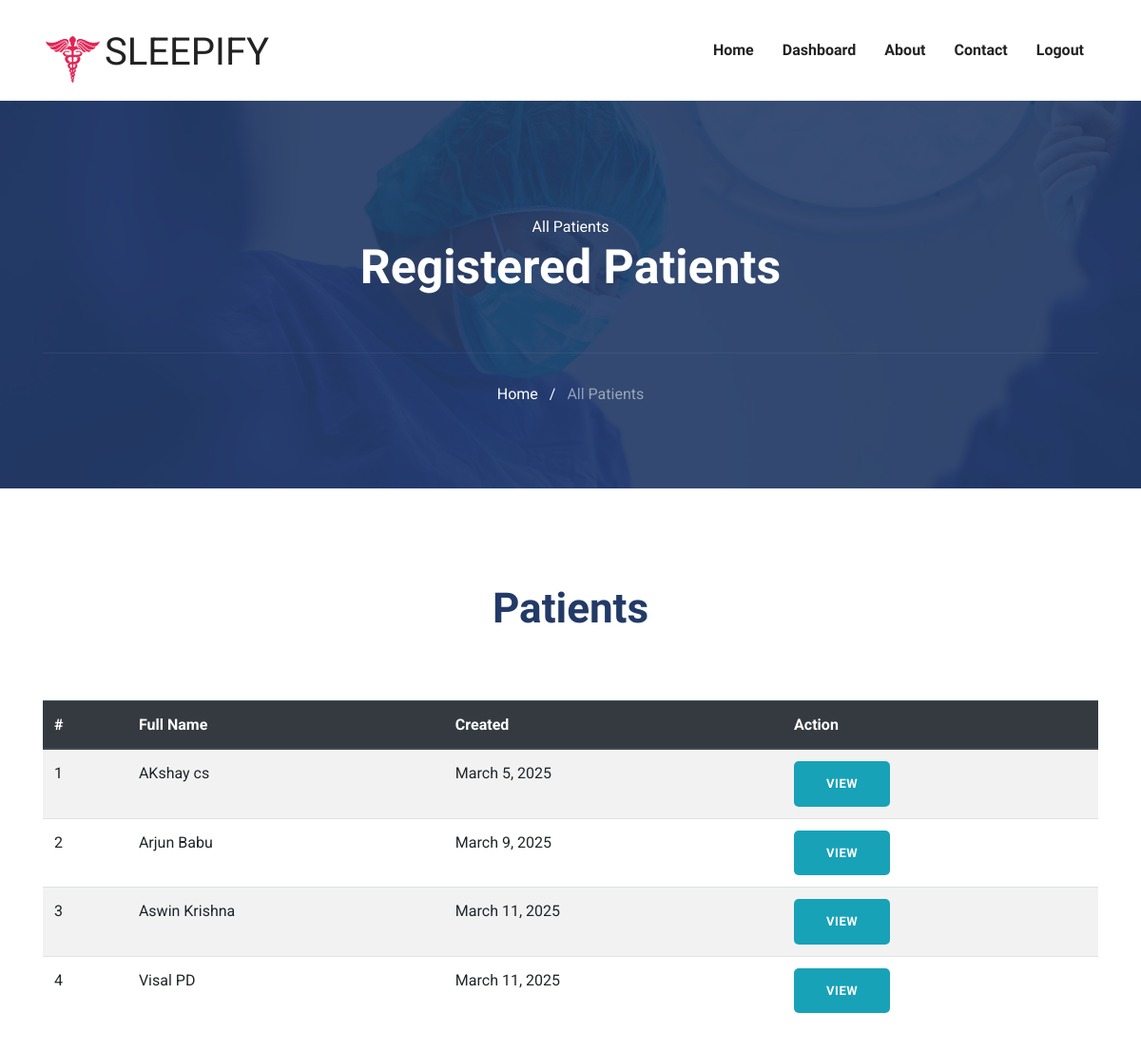
Page /siteAdmin/adminPatientList/ (signed in) on the earlier database version.
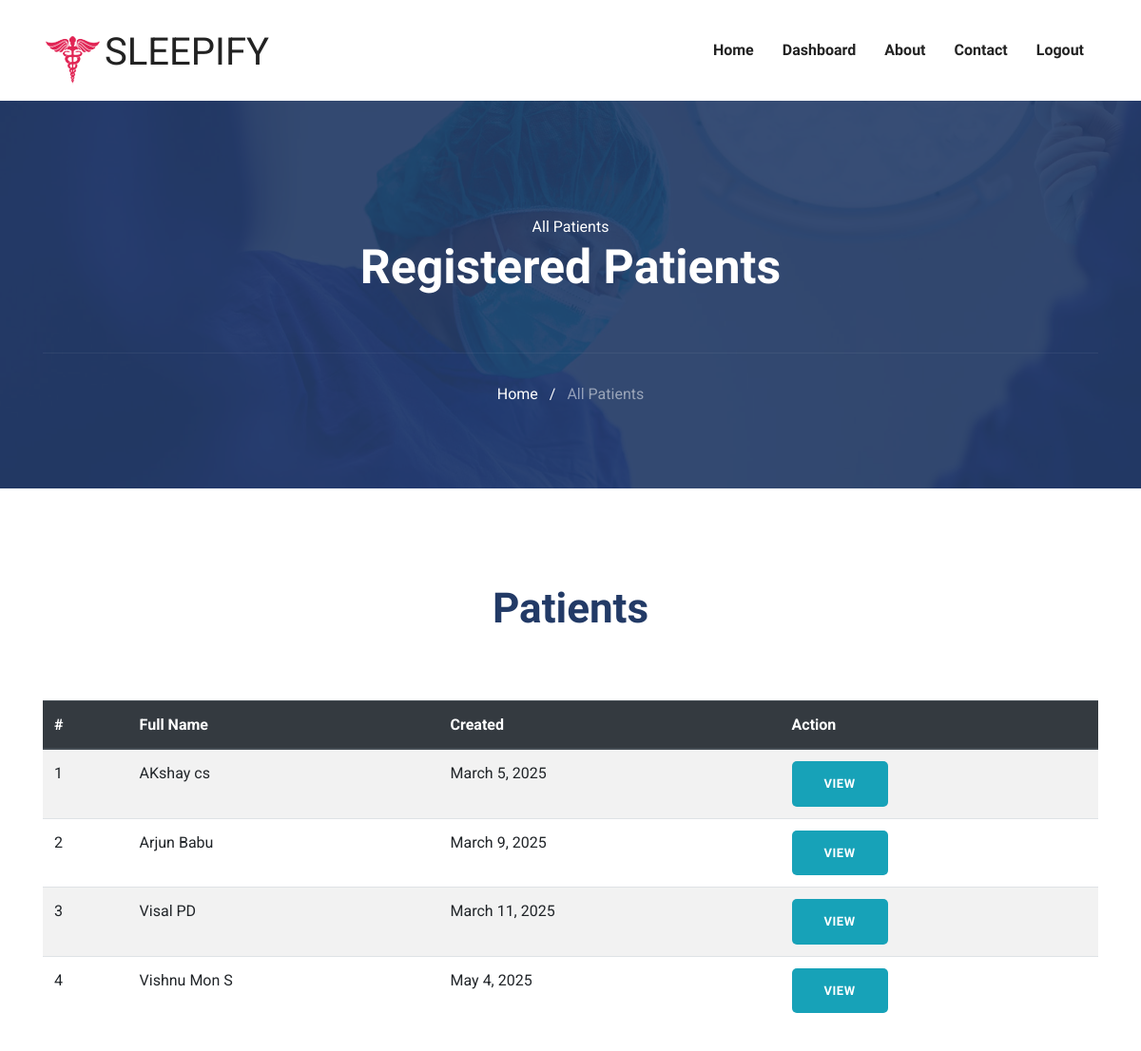
Same page on the later database version.
### users/models.py (models this page shows, shortened)
class Patient(models.Model):
    fname = models.CharField(max_length=150)
    lname = models.CharField(max_length=150)
    dob = models.DateField(default='2001-01-01')
    gender_choices = (("Male","Male"),("Female","Female"))
    gender = models.CharField(max_length=20,default=None,null=True,blank=True,choices=gender_choices)
    email = models.EmailField( max_length=150,unique=True)
    phone = models.CharField(max_length=15,null=True,blank=True)
    password = models.CharField(max_length=150)
    created_on = models.DateField(auto_now_add=True)

### siteAdmin/views.py (the view)
# urls.py: path('adminPatientList/',views.adminPatientList,name="adminPatientList"),
@admin_login_required()
def adminPatientList(request):
    patients = Patient.objects.all()
    return render(request, 'siteAdmin/patient-list.html', {'patients': patients,})

### templates/siteAdmin/patient-list.html (shortened to what this page needs)
{% extends "../base.html" %}
{% load static %}
{% block body %}
{% include "siteAdmin/nav.html" %}
<section class="page-title bg-1">
    <div class="container">
      <div class="row">
        <div class="col-md-12">
          <div class="block text-center">
            <span class="text-white">All Patients</span>
            <h1 class="text-capitalize mb-5 text-lg">Registered Patients</h1>
            <ul class="list-inline breadcumb-nav">
              <li class="list-inline-item"><a href="{% url 'adminHome' %}" class="text-white">Home</a></li>
              <li class="list-inline-item"><span class="text-white">/</span></li>
              <li class="list-inline-item"><a href="#" class="text-white-50">All Patients</a></li>
            </ul>
          </div>
        </div>
      </div>
    </div>
  </section>
<section class="section patient">
    <div class="container">
        <div class="row justify-content-center">
            <div class="col-lg-6 text-center">
                <div class="section-title">
                    <h2>Patients</h2>
                </div>
            </div>
        </div>
    </div>
        <div class="container">
            <div class="table-responsive">
                <table class="table table-striped">
                    <thead class="thead-dark">
                        <tr>
                            <th>#</th>
                            <th>Full Name</th>
                            <th>Created</th>
                            <th>Action</th>
                        </tr>
                    </thead>
                    <tbody>
                        {% for patient in patients %}
                        <tr>
                            <td>{{ forloop.counter }}</td>
                            <td>{{ patient.fname }} {{ patient.lname }}</td>
                            <td>{{ patient.created_on }}</td>
                            <td>
                                <a href="{% url 'adminPatientInfo' patient.id %}" class="btn btn-info btn-sm">View</a>
                            </td>
                        </tr>
                        {% empty %}
                        <tr>
                            <td colspan="8" class="text-center">No patients found.</td>
                        </tr>
                        {% endfor %}
                    </tbody>
                </table>
            </div>
        </div>
        </section>
{% endblock body %}

### templates/base.html (shortened to what this page needs)
{% load static %}
<!DOCTYPE html>
<html lang="en">
<head>
  <link rel="stylesheet" href="{% static 'plugins/bootstrap/css/bootstrap.min.css' %}">
  <link rel="stylesheet" href="{% static 'plugins/icofont/icofont.min.css' %}">
  <link rel="stylesheet" href="{% static 'plugins/slick-carousel/slick/slick.css' %}">
  <link rel="stylesheet" href="{% static 'plugins/slick-carousel/slick/slick-theme.css' %}">
  <link rel="stylesheet" href="{% static 'css/style.css' %}">
</head>
<body id="top">
    {% block body %}{% endblock body %}
</body>
</html>

### templates/siteAdmin/nav.html (shortened to what this page needs)
{% load static %}
<header>
	<nav class="navbar navbar-expand-lg navigation" id="navbar">
		<div class="container">
		 	 <a class="navbar-brand" href="{% url 'index' %}">
			  	<img src="{% static 'images/logo.png' %}"  alt="" class="img-fluid"><span style="font-size: 40px;">SLEEPIFY</span>
			  </a>
		  <div class="collapse navbar-collapse" id="navbarmain">
			<ul class="navbar-nav ml-auto">
			  <li class="nav-item active">
				<a class="nav-link" href="{% url 'index' %}">Home</a>
			  </li>
			  <li class="nav-item"><a class="nav-link" href="{% url 'adminHome' %}">Dashboard</a></li>
			  <li class="nav-item"><a class="nav-link" href="#">About</a></li>
			  <li class="nav-item"><a class="nav-link" href="#">Contact</a></li>
			   <li class="nav-item"><a class="nav-link" href="{% url 'logout' 'Admin' %}">Logout</a></li>
			</ul>
		  </div>
		</div>
	</nav>
</header>

### static/css/style.css (style rules this page uses)
html { overflow-x: hidden; }
body { line-height: 1.6; font-family: "Roboto", sans-serif; -webkit-font-smoothing: antialiased; font-size: 16px; color: #6F8BA4; font-weight: 400; }
h1, .h1, h2, .h2, h3, .h3, h4, .h4, h5, .h5, h6, .h6 { font-family: "Exo", sans-serif; font-weight: 700; color: #222; }
h1, .h1 { font-size: 2.5rem; }
h2, .h2 { font-size: 44px; }
.btn { display: inline-block; font-size: 14px; font-size: 0.8125rem; font-weight: 700; letter-spacing: .5px; padding: .75rem 2rem; font-family: "Exo", sans-serif; text-transform: uppercase; border-radius: 5px; border: 2px solid transparent; transition: all .35s ease; }
.section { padding: 100px 0; }
.text-lg { font-size: 3.75rem; }
a { color: #222; text-decoration: none; transition: all .35s ease; }
.page-title { padding: 120px 0px 70px 0px; position: relative; }
.page-title .block h1 { color: #fff; }
.page-title .breadcumb-nav { margin-top: 60px; padding-top: 30px; border-top: 1px solid rgba(255, 255, 255, 0.06); }
.section-title { margin-bottom: 70px; }
.section-title h2 { color: #223a66; }
.text-lg { font-size: 50px; }
#navbarmain { padding: 20px 0px; }
#navbarmain .nav-link { font-weight: 600; padding: 10px 15px; color: #222; font-family: "Exo", sans-serif; text-transform: capitalize; font-size: 16px; transition: all .25s ease; }
.navbar-brand { margin-top: 10px; }
.bg-1 { background: url("../images/22.jpg") no-repeat 50% 50%; background-size: cover; position: relative; }

Differences in the rows shown:
removed Patient: fname "Aswin", lname "Krishna", created_on "March 11, 2025"
added Patient: fname "Vishnu", lname "Mon S", created_on "May 4, 2025"
